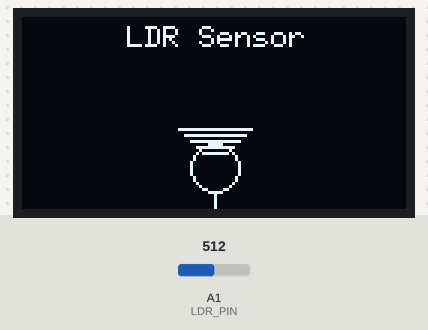
Bench run of a sketch on a simulated Arduino Uno, built with avr-gcc and run on an emulated ATmega328P. On the bench: 128×64 one-colour display. The inputs (shaded band) are chosen by the test bench; at power-on: A1 (LDR_PIN) = 512.

Above: at 1.2 s.
1.3 s: A1 (LDR_PIN) set to 716
At 1.8 s:
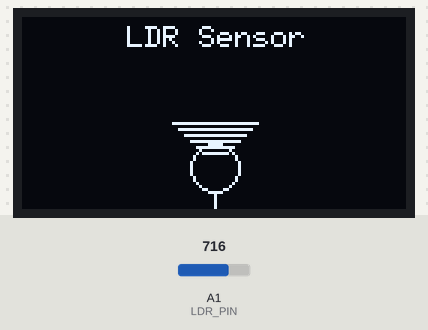
2.9 s: A1 (LDR_PIN) set to 900
At 4.2 s:
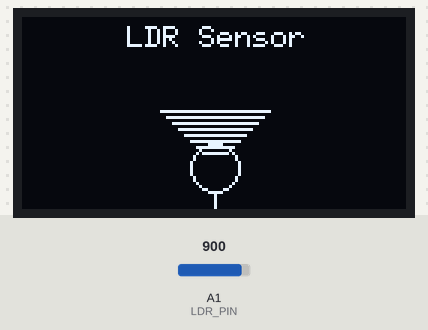
4.5 s: A1 (LDR_PIN) set to 1023
At 5.7 s:
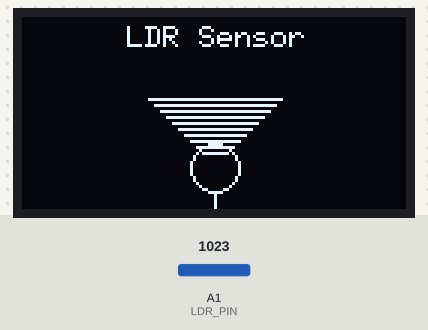
Timing chart, 0 to 7.5 s (numbered marks = the images above; inputs shaded):
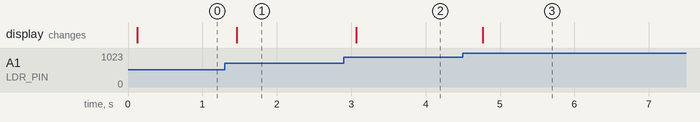

Measured:
- after the input at 1.3 s, the display: changes after 0.16 s (image 1)
- after the input at 2.9 s, the display: changes after 0.17 s (image 2)
- after the input at 4.5 s, the display: changes after 0.27 s (image 3)

The sketch:

ldr_animation.ino
```cpp
#include <U8glib.h>

#define LDR_PIN A1
#define BUTTON1_PIN 4
#define BUTTON2_PIN 2

U8GLIB_SH1106_128X64 u8g(U8G_I2C_OPT_NONE);

void setup() {
  pinMode(BUTTON1_PIN, INPUT);
  pinMode(BUTTON2_PIN, INPUT);
  pinMode(LDR_PIN, INPUT);
}

void loop() {
  drawLDRTest();
  delay(100);
}

void drawLDRTest() {
  int ldrValue = analogRead(LDR_PIN);
  int glowLevel = map(ldrValue, 0, 1023, 0, 10);

  u8g.firstPage();
  do {
    u8g.setFont(u8g_font_6x10);
    u8g.drawStr(35, 10, "LDR Sensor");

    int cx = 64, cy = 50;
    u8g.drawCircle(cx, cy, 8);
    u8g.drawLine(cx, cy + 8, cx, cy + 14);
    u8g.drawLine(cx - 5, cy + 14, cx + 5, cy + 14);

    for (int i = 0; i < glowLevel; i++) {
      int y = cy - 5 - i * 2;
      int w = 4 + i * 2;
      u8g.drawLine(cx - w, y, cx + w, y);
    }

  } while (u8g.nextPage());
}
```
